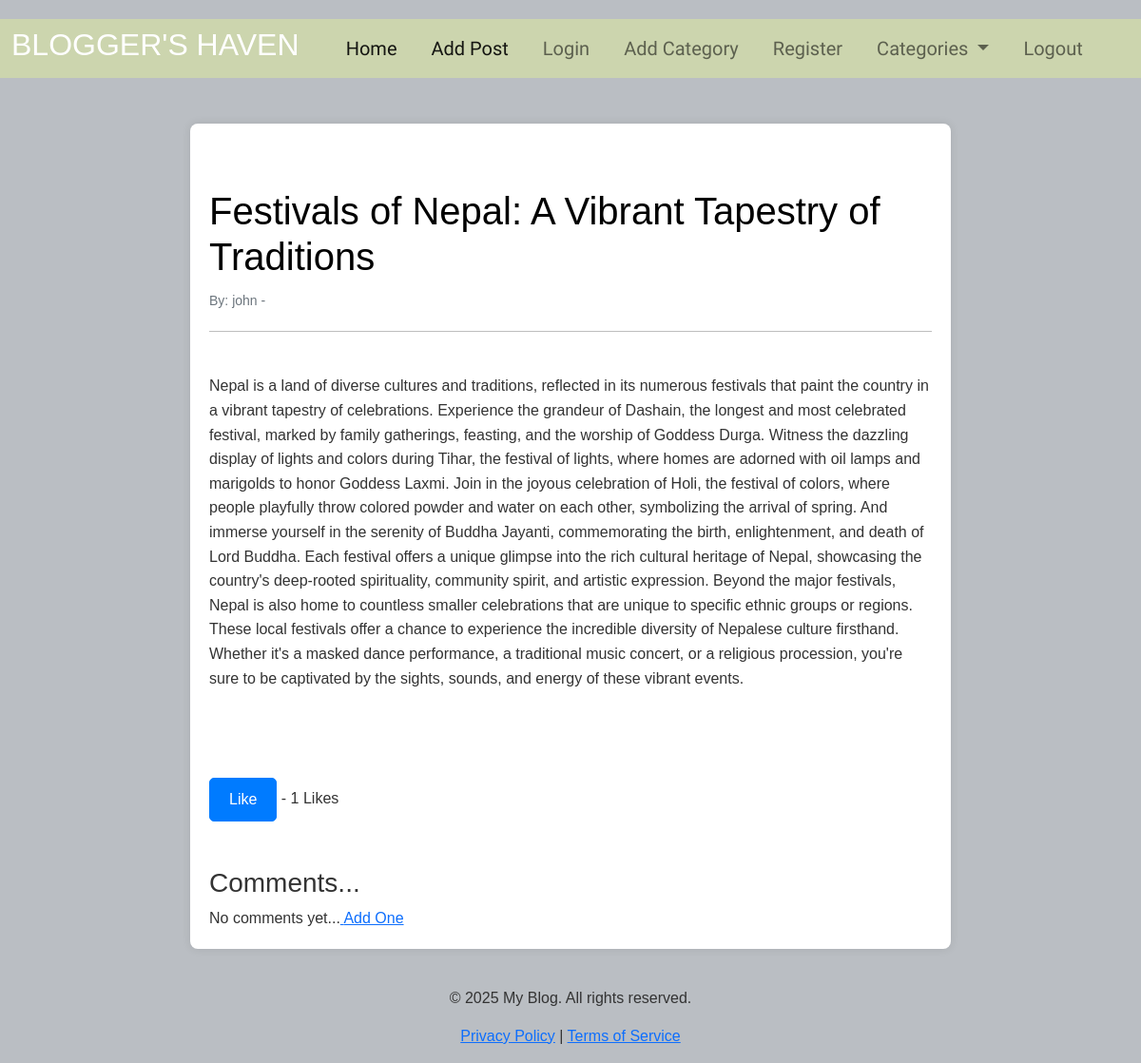
Page /article/5 on the committed database.
### myapp/models.py (models this page shows, shortened)
class Article(models.Model):
    title = models.CharField(max_length = 300)
    author = models.ForeignKey(User, on_delete=models.CASCADE)
    content = models.TextField()
    category = models.CharField(max_length=300 , default="Travel")
    date = models.DateField()
    likes = models.ManyToManyField(User, related_name='liked_articles')
    def total_likes(self):
        return self.likes.count()

### myapp/views.py (the view)
# urls.py: path('article/<int:pk>', ArticleDetail.as_view(), name="article-detail"),
class ArticleDetail(DetailView):
    model = Article
    template_name = 'article_details.html'
    def get_context_data(self, *args, **kwargs):
        catg_menu = Category.objects.all()
        context = super(ArticleDetail, self).get_context_data(*args, **kwargs)
        context["catg_menu"] = catg_menu
        data = get_object_or_404(Article, id=self.kwargs['pk'])
        total_likes = data.total_likes()
        context["total_likes"] = total_likes
        return context

### myapp/models.py (called while the page is built)
    def __str__(self):
        return self.name

### templates/article_details.html (shortened to what this page needs)
{% extends "base.html" %}
{% load static %}
{% block css %}
    <link href="https://cdn.jsdelivr.net/npm/bootstrap@5.1.3/dist/css/bootstrap.min.css" rel="stylesheet">
    <link rel="stylesheet" href="{% static 'css/details.css' %}">
{% endblock css %}
{% block content %}
    <br/><br/>
    <div class="container">
        <br/><br/>
        <h1> {{article.title}} </h1>
        <small> By: {{article.author}} -
        </small>
        <hr>
        <div class="article-content">
            {{article.content|safe}}
        </div>
        <br/><br/>
        <form method="Post" action="{% url 'like_post' article.pk %}">
            <br/>
            <button type="submit", class="btn btn-primary light-theme" > Like </button> - {{ total_likes }} Likes
        </form>
        <br/><br/>
        <h3> Comments... </h3>
        {% if not article.comments.all %}
            No comments yet...<a href="{% url 'add_comment' article.pk %}"> Add One</a>
        {% endif %}
        </div>
{% endblock content %}

### static/css/details.css (style rules this page uses)
body { font-family: sans-serif; background-color: #babec3; color: #333; padding-top: 20px; }
.container { max-width: 800px; margin: 0 auto; padding: 20px; background-color: #fff; border-radius: 8px; box-shadow: 0 0 10px rgba(0, 0, 0, 0.1); }
h1 { color: #000000; margin-bottom: 10px; }
small { color: #6c757d; }
hr { border-top: 1px solid #000000; margin-top: 20px; margin-bottom: 20px; }
.article-content { line-height: 1.6; margin-bottom: 20px; }
.btn-primary.light-theme { background-color: #007bff; border-color: #007bff; color: #fff; padding: 10px 20px; border-radius: 5px; text-decoration: none; display: inline-block; }

### rows in the picture
Article: title "Festivals of Nepal: A Vibrant Tapestry of Traditions", author "john", content "Nepal is a land of diverse cultures and traditions, reflected in its numerous festivals that paint the country in a vibrant tapestry of celebrations. Experience the grandeur of Dashain, the longest and most celebrated festival, marked by family gatherings, feasting, and the worship of Goddess Durga. Witness the dazzling display of lights and colors during Tihar, the festival of lights, where homes are adorned with oil lamps and marigolds to honor Goddess Laxmi. Join in the joyous celebration of Holi, the festival of colors, where people playfully throw colored powder and water on each other, symbolizing the arrival of spring. And immerse yourself in the serenity of Buddha Jayanti,…"

### other values in the picture
{{ total_likes }} "1"
